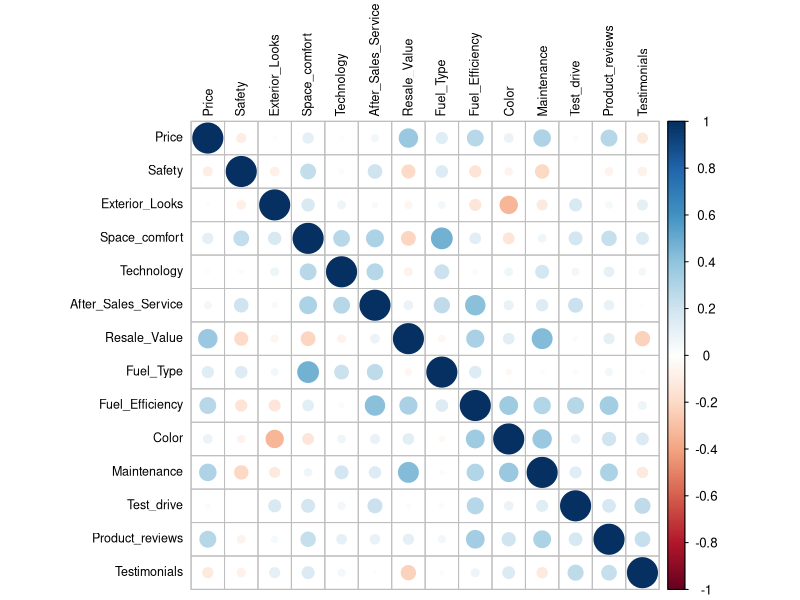
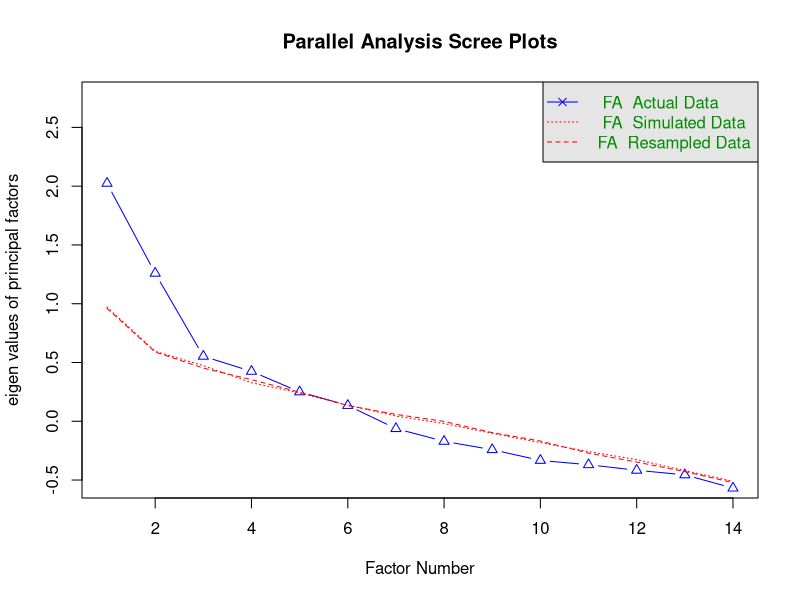
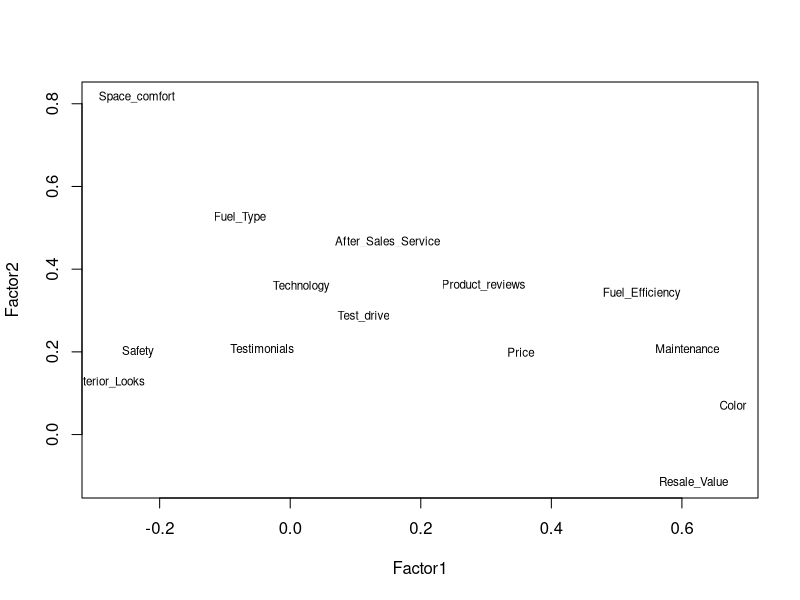
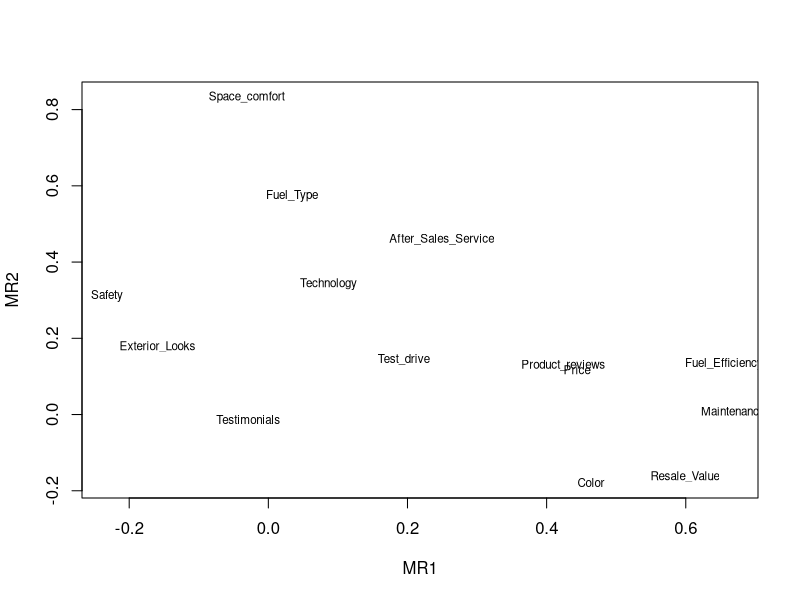
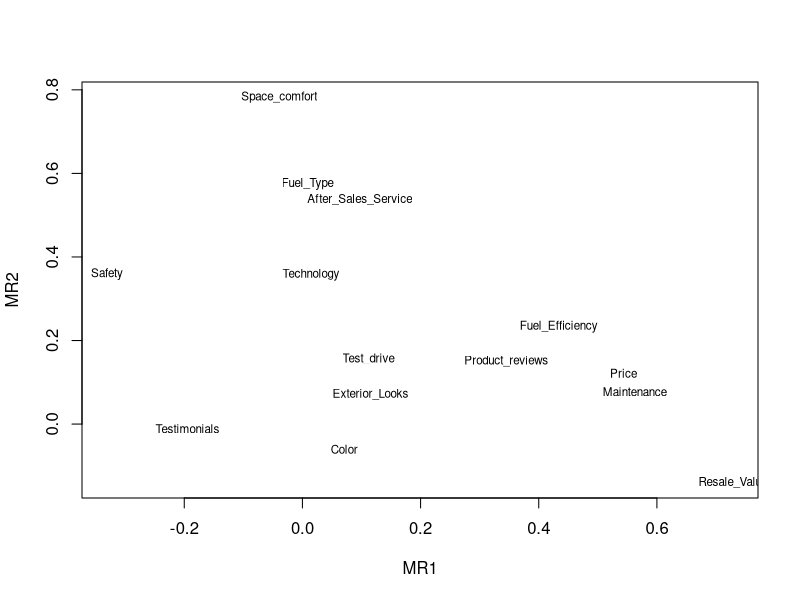
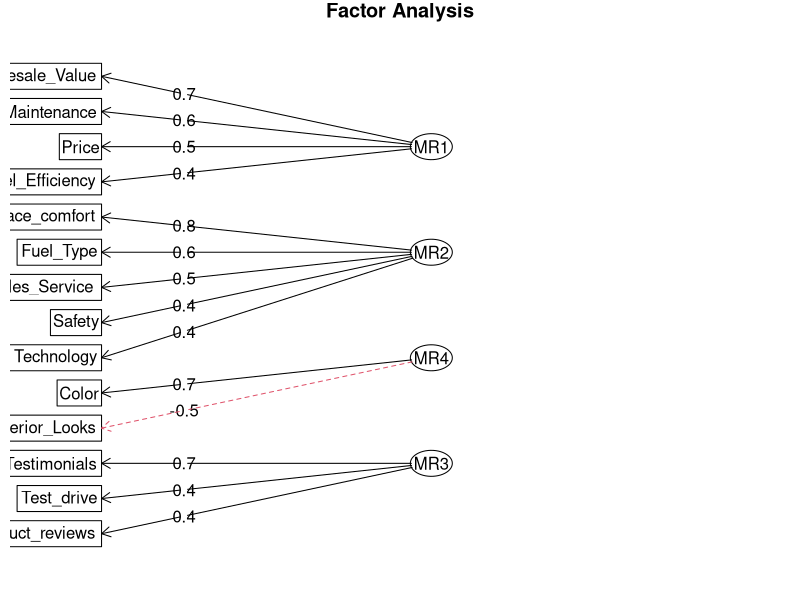

R code for these plots, in order:
## ---- chunk 1
library(tidyverse)
library(kableExtra)
library(corrplot)
library(psych)
setwd('..\\data')
efa <- read.csv("EFA.csv")
knitr::opts_chunk$set(
	echo = FALSE,
	message = FALSE,
	warning = FALSE
)
## ---- chunk 2
kable(efa %>% sample_n(5), caption = 'Car survey data') %>% 
  kable_styling(full_width = F) %>%
  scroll_box()
## ---- chunk 3
KMO(efa)
## ---- chunk 4
Bartlett.sphericity.test <- function(x)
{
  method <- "Bartlett’s test of sphericity"
  data.name <- deparse(substitute(x))
  x <- subset(x, complete.cases(x)) # Omit missing values
  n <- nrow(x)
  p <- ncol(x)
  chisq <- (1-n+(2*p+5)/6)*log(det(cor(x)))
  df <- p*(p-1)/2
  p.value <- pchisq(chisq, df, lower.tail=FALSE)
  names(chisq) <- "X-squared"
  names(df) <- "df"
  return(structure(list(statistic=chisq, parameter=df, p.value=p.value, method=method, data.name=data.name), class="htest"))
}
Bartlett.sphericity.test(efa)
corrplot(cor(efa, use="complete.obs"), order = "original", tl.col='black', tl.cex=.75) 
## ---- chunk 5
eigen(cov(efa))$values
## ---- chunk 6
library(psych)
fa.parallel(x=efa, fm="minres", fa="fa")
## ---- chunk 7
EFAresult1 = factanal(~ ., data=efa, factors = 3, rotation = "none", cutoff = 0.3, 
                      na.action = na.exclude) #note the formula specification allows NA 
EFAresult1
## ---- chunk 8
load = EFAresult1$loadings[,1:2]
plot(load, type="n") # set up plot 
text(load,labels=names(efa),cex=.7) # add variable names
## ---- chunk 9
threefactor <- fa(efa,nfactors = 3,rotate = "oblimin",fm="minres")
load = threefactor$loadings[,1:2]
plot(load, type="n") # set up plot 
text(load,labels=names(efa),cex=.7) # add variable names
print(fa.sort(threefactor, polar = FALSE)$loadings, cutoff = 0.3)
## ---- chunk 10
fourfactor <- fa(efa,nfactors = 4,rotate = "oblimin",fm="minres")
load = fourfactor$loadings[,1:2]
plot(load, type="n") # set up plot 
text(load,labels=names(efa),cex=.7) # add variable names
print(fa.sort(fourfactor, polar = FALSE)$loadings, cutoff = 0.35)
## ---- chunk 11
fa.diagram(fourfactor)
## ---- chunk 12
print(fourfactor)
